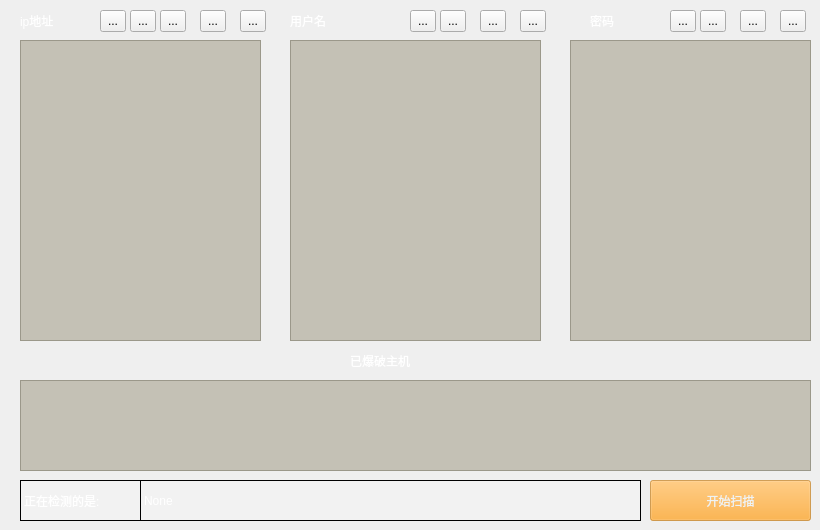
    <widget class="QWidget" name="tab_6">
     <property name="styleSheet">
      <string notr="true">QWidget#tab_6{
border-image: url(:/background/images/background/webscan.jpg);
}</string>
     </property>
     <attribute name="title">
      <string>FTP弱口令检测</string>
     </attribute>
     <widget class="QLabel" name="label_15">
      <property name="geometry">
       <rect>
        <x>290</x>
        <y>10</y>
        <width>51</width>
        <height>21</height>
       </rect>
      </property>
      <property name="styleSheet">
       <string notr="true">color: rgb(255, 255, 255);
font: 18pt &quot;Al Bayan&quot;;</string>
      </property>
      <property name="text">
       <string>用户名</string>
      </property>
     </widget>
     <widget class="QLabel" name="label_16">
      <property name="geometry">
       <rect>
        <x>20</x>
        <y>10</y>
        <width>51</width>
        <height>21</height>
       </rect>
      </property>
      <property name="styleSheet">
       <string notr="true">color: rgb(255, 255, 255);
font: 18pt &quot;Al Bayan&quot;;</string>
      </property>
      <property name="text">
       <string>ip地址</string>
      </property>
     </widget>
     <widget class="QLabel" name="label_17">
      <property name="geometry">
       <rect>
        <x>590</x>
        <y>10</y>
        <width>51</width>
        <height>21</height>
       </rect>
      </property>
      <property name="styleSheet">
       <string notr="true">color: rgb(255, 255, 255);
font: 18pt &quot;Al Bayan&quot;;</string>
      </property>
      <property name="text">
       <string>密码</string>
      </property>
     </widget>
     <widget class="QListWidget" name="ftp_ip_list">
      <property name="geometry">
       <rect>
        <x>20</x>
        <y>40</y>
        <width>241</width>
        <height>301</height>
       </rect>
      </property>
      <property name="acceptDrops">
       <bool>true</bool>
      </property>
      <property name="styleSheet">
       <string notr="true">QListWidget{
	color: rgb(37, 238, 36);
	font: 18pt &quot;.AppleSystemUIFont&quot;;
	background-color: rgba(166, 161, 142, 0.6);
}</string>
      </property>
      <property name="dragEnabled">
       <bool>true</bool>
      </property>
      <property name="dragDropMode">
       <enum>QAbstractItemView::DragDrop</enum>
      </property>
     </widget>
     <widget class="QListWidget" name="ftp_userName_list">
      <property name="geometry">
       <rect>
        <x>290</x>
        <y>40</y>
        <width>251</width>
        <height>301</height>
       </rect>
      </property>
      <property name="acceptDrops">
       <bool>true</bool>
      </property>
      <property name="styleSheet">
       <string notr="true">QListWidget{
	color: rgb(37, 238, 36);
	font: 18pt &quot;.AppleSystemUIFont&quot;;
	background-color: rgba(166, 161, 142, 0.6);
}</string>
      </property>
      <property name="dragDropMode">
       <enum>QAbstractItemView::DropOnly</enum>
      </property>
     </widget>
     <widget class="QListWidget" name="ftp_password_list">
      <property name="geometry">
       <rect>
        <x>570</x>
        <y>40</y>
        <width>241</width>
        <height>301</height>
       </rect>
      </property>
      <property name="acceptDrops">
       <bool>true</bool>
      </property>
      <property name="styleSheet">
       <string notr="true">QListWidget{
	color: rgb(37, 238, 36);
	font: 18pt &quot;.AppleSystemUIFont&quot;;
	background-color: rgba(166, 161, 142, 0.6);
}</string>
      </property>
      <property name="dragDropMode">
       <enum>QAbstractItemView::DropOnly</enum>
      </property>
     </widget>
     <widget class="QPushButton" name="ftp_startScan_btn">
      <property name="enabled">
       <bool>true</bool>
      </property>
      <property name="geometry">
       <rect>
        <x>650</x>
        <y>480</y>
        <width>161</width>
        <height>41</height>
       </rect>
      </property>
      <property name="styleSheet">
       <string notr="true">QPushButton{
	background-color: rgba(254, 162, 28, 0.6);
	color: rgb(238, 243, 243);
	font: 18pt &quot;Al Bayan&quot;;
}
QPushButton:hover{
	background-color: rgba(254, 162, 28, 0.7);
}
QPushButton:pressed{
	background-color: rgba(254, 162, 28, 0.8);
}
</string>
      </property>
      <property name="text">
       <string>开始扫描</string>
      </property>
     </widget>
     <widget class="QLabel" name="label_18">
      <property name="geometry">
       <rect>
        <x>20</x>
        <y>480</y>
        <width>121</width>
        <height>41</height>
       </rect>
      </property>
      <property name="styleSheet">
       <string notr="true">color: rgb(255, 255, 255);
font: 18pt &quot;Al Bayan&quot;;
border:1px solid;
background-color: rgba(255, 255, 255,0.2);</string>
      </property>
      <property name="text">
       <string>正在检测的是:</string>
      </property>
     </widget>
     <widget class="QLabel" name="ftp_curr_Ip_lab">
      <property name="geometry">
       <rect>
        <x>140</x>
        <y>480</y>
        <width>501</width>
        <height>41</height>
       </rect>
      </property>
      <property name="styleSheet">
       <string notr="true">color: rgb(255, 255, 255);
font: 18pt &quot;Al Bayan&quot;;
border:1px solid;
background-color: rgba(255, 255, 255,0.2);</string>
      </property>
      <property name="text">
       <string>None</string>
      </property>
     </widget>
     <widget class="QToolButton" name="ftp_getIp_toolbtn">
      <property name="geometry">
       <rect>
        <x>100</x>
        <y>10</y>
        <width>26</width>
        <height>22</height>
       </rect>
      </property>
      <property name="toolTip">
       <string>&lt;html&gt;&lt;head/&gt;&lt;body&gt;&lt;p&gt;获取ip&lt;/p&gt;&lt;/body&gt;&lt;/html&gt;</string>
      </property>
      <property name="styleSheet">
       <string notr="true">QToolButton{
border-image: url(:/icon/images/icon/get.png);
}

QToolButton:hover{
border:1px solid white;
}</string>
      </property>
      <property name="text">
       <string>...</string>
      </property>
     </widget>
     <widget class="QToolButton" name="ftp_addIp_toolbtn">
      <property name="geometry">
       <rect>
        <x>130</x>
        <y>10</y>
        <width>26</width>
        <height>22</height>
       </rect>
      </property>
      <property name="toolTip">
       <string>&lt;html&gt;&lt;head/&gt;&lt;body&gt;&lt;p&gt;添加ip&lt;/p&gt;&lt;/body&gt;&lt;/html&gt;</string>
      </property>
      <property name="styleSheet">
       <string notr="true">QToolButton{
border-image: url(:/icon/images/icon/add.png);
}
QToolButton:hover{
border:1px solid white;
}</string>
      </property>
      <property name="text">
       <string>...</string>
      </property>
     </widget>
     <widget class="QToolButton" name="ftp_addUser_toolbtn">
      <property name="geometry">
       <rect>
        <x>410</x>
        <y>10</y>
        <width>26</width>
        <height>22</height>
       </rect>
      </property>
      <property name="toolTip">
       <string>&lt;html&gt;&lt;head/&gt;&lt;body&gt;&lt;p&gt;添加用户名&lt;/p&gt;&lt;/body&gt;&lt;/html&gt;</string>
      </property>
      <property name="styleSheet">
       <string notr="true">QToolButton{
border-image: url(:/icon/images/icon/add.png);
}
QToolButton:hover{
border:1px solid white;
}</string>
      </property>
      <property name="text">
       <string>...</string>
      </property>
     </widget>
     <widget class="QToolButton" name="ftp_addPass_toolbtn">
      <property name="geometry">
       <rect>
        <x>670</x>
        <y>10</y>
        <width>26</width>
        <height>22</height>
       </rect>
      </property>
      <property name="toolTip">
       <string>&lt;html&gt;&lt;head/&gt;&lt;body&gt;&lt;p&gt;添加用户名&lt;/p&gt;&lt;/body&gt;&lt;/html&gt;</string>
      </property>
      <property name="styleSheet">
       <string notr="true">QToolButton{
border-image: url(:/icon/images/icon/add.png);
}
QToolButton:hover{
border:1px solid white;
}</string>
      </property>
      <property name="text">
       <string>...</string>
      </property>
     </widget>
     <widget class="QToolButton" name="ftp_delIp_toolbtn">
      <property name="geometry">
       <rect>
        <x>160</x>
        <y>10</y>
        <width>26</width>
        <height>22</height>
       </rect>
      </property>
      <property name="toolTip">
       <string>&lt;html&gt;&lt;head/&gt;&lt;body&gt;&lt;p&gt;删除ip&lt;/p&gt;&lt;/body&gt;&lt;/html&gt;</string>
      </property>
      <property name="styleSheet">
       <string notr="true">QToolButton{
	border-image: url(:/icon/images/icon/devide.png);
}
QToolButton:hover{
border:3px solid white;
}</string>
      </property>
      <property name="text">
       <string>...</string>
      </property>
     </widget>
     <widget class="QToolButton" name="ftp_delUser_toolbtn">
      <property name="geometry">
       <rect>
        <x>440</x>
        <y>10</y>
        <width>26</width>
        <height>22</height>
       </rect>
      </property>
      <property name="toolTip">
       <string>&lt;html&gt;&lt;head/&gt;&lt;body&gt;&lt;p&gt;删除用户名&lt;/p&gt;&lt;/body&gt;&lt;/html&gt;</string>
      </property>
      <property name="styleSheet">
       <string notr="true">QToolButton{
border-image: url(:/icon/images/icon/devide.png);
}
QToolButton:hover{
border:3px solid white;
}</string>
      </property>
      <property name="text">
       <string>...</string>
      </property>
     </widget>
     <widget class="QToolButton" name="ftp_delPass_toolbtn">
      <property name="geometry">
       <rect>
        <x>700</x>
        <y>10</y>
        <width>26</width>
        <height>22</height>
       </rect>
      </property>
      <property name="toolTip">
       <string>&lt;html&gt;&lt;head/&gt;&lt;body&gt;&lt;p&gt;删除用户名&lt;/p&gt;&lt;/body&gt;&lt;/html&gt;</string>
      </property>
      <property name="styleSheet">
       <string notr="true">QToolButton{
border-image: url(:/icon/images/icon/devide.png);
}
QToolButton:hover{
border:3px solid white;
}</string>
      </property>
      <property name="text">
       <string>...</string>
      </property>
     </widget>
     <widget class="QToolButton" name="ftp_selAll_ip_toolbtn">
      <property name="geometry">
       <rect>
        <x>200</x>
        <y>10</y>
        <width>26</width>
        <height>22</height>
       </rect>
      </property>
      <property name="toolTip">
       <string>&lt;html&gt;&lt;head/&gt;&lt;body&gt;&lt;p&gt;全选&lt;/p&gt;&lt;/body&gt;&lt;/html&gt;</string>
      </property>
      <property name="styleSheet">
       <string notr="true">QToolButton{
border-image: url(:/icon/images/icon/check.png);
}

QToolButton:checked{
border-image: url(:/icon/images/icon/checked.png);
}

QToolButton:hover{
border:1px solid white;
}</string>
      </property>
      <property name="text">
       <string>...</string>
      </property>
      <property name="checkable">
       <bool>true</bool>
      </property>
     </widget>
     <widget class="QToolButton" name="ftp_invs_ip_toolbtn">
      <property name="geometry">
       <rect>
        <x>240</x>
        <y>10</y>
        <width>26</width>
        <height>22</height>
       </rect>
      </property>
      <property name="toolTip">
       <string>&lt;html&gt;&lt;head/&gt;&lt;body&gt;&lt;p&gt;反选&lt;/p&gt;&lt;/body&gt;&lt;/html&gt;</string>
      </property>
      <property name="styleSheet">
       <string notr="true">QToolButton{
border-image: url(:/icon/images/icon/invs_check.png);
}
QToolButton:hover{
border:1px solid white;
}</string>
      </property>
      <property name="text">
       <string>...</string>
      </property>
     </widget>
     <widget class="QToolButton" name="ftp_selAll_username_btn">
      <property name="geometry">
       <rect>
        <x>480</x>
        <y>10</y>
        <width>26</width>
        <height>22</height>
       </rect>
      </property>
      <property name="toolTip">
       <string>&lt;html&gt;&lt;head/&gt;&lt;body&gt;&lt;p&gt;全选&lt;/p&gt;&lt;/body&gt;&lt;/html&gt;</string>
      </property>
      <property name="styleSheet">
       <string notr="true">QToolButton{
border-image: url(:/icon/images/icon/check.png);
}

QToolButton:checked{
border-image: url(:/icon/images/icon/checked.png);
}

QToolButton:hover{
border:1px solid white;
}</string>
      </property>
      <property name="text">
       <string>...</string>
      </property>
      <property name="checkable">
       <bool>true</bool>
      </property>
     </widget>
     <widget class="QToolButton" name="ftp_selAll_password_toolbtn">
      <property name="geometry">
       <rect>
        <x>740</x>
        <y>10</y>
        <width>26</width>
        <height>22</height>
       </rect>
      </property>
      <property name="toolTip">
       <string>&lt;html&gt;&lt;head/&gt;&lt;body&gt;&lt;p&gt;全选&lt;/p&gt;&lt;/body&gt;&lt;/html&gt;</string>
      </property>
      <property name="styleSheet">
       <string notr="true">QToolButton{
border-image: url(:/icon/images/icon/check.png);
}

QToolButton:checked{
border-image: url(:/icon/images/icon/checked.png);
}

QToolButton:hover{
border:1px solid white;
}</string>
      </property>
      <property name="text">
       <string>...</string>
      </property>
      <property name="checkable">
       <bool>true</bool>
      </property>
     </widget>
     <widget class="QToolButton" name="ftp_invs_username_btn">
      <property name="geometry">
       <rect>
        <x>520</x>
        <y>10</y>
        <width>26</width>
        <height>22</height>
       </rect>
      </property>
      <property name="toolTip">
       <string>&lt;html&gt;&lt;head/&gt;&lt;body&gt;&lt;p&gt;反选&lt;/p&gt;&lt;/body&gt;&lt;/html&gt;</string>
      </property>
      <property name="styleSheet">
       <string notr="true">QToolButton{
border-image: url(:/icon/images/icon/invs_check.png);
}
QToolButton:hover{
border:1px solid white;
}</string>
      </property>
      <property name="text">
       <string>...</string>
      </property>
     </widget>
     <widget class="QToolButton" name="ftp_invs_pass_btn">
      <property name="geometry">
       <rect>
        <x>780</x>
        <y>10</y>
        <width>26</width>
        <height>22</height>
       </rect>
      </property>
      <property name="toolTip">
       <string>&lt;html&gt;&lt;head/&gt;&lt;body&gt;&lt;p&gt;反选&lt;/p&gt;&lt;/body&gt;&lt;/html&gt;</string>
      </property>
      <property name="styleSheet">
       <string notr="true">QToolButton{
border-image: url(:/icon/images/icon/invs_check.png);
}
QToolButton:hover{
border:1px solid white;
}</string>
      </property>
      <property name="text">
       <string>...</string>
      </property>
     </widget>
     <widget class="QTextBrowser" name="ftp_textBrowser">
      <property name="geometry">
       <rect>
        <x>20</x>
        <y>380</y>
        <width>791</width>
        <height>91</height>
       </rect>
      </property>
      <property name="acceptDrops">
       <bool>false</bool>
      </property>
      <property name="styleSheet">
       <string notr="true">QTextBrowser{
	color: rgb(37, 238, 36);
font: 18pt &quot;Trebuchet MS&quot;;
	background-color: rgba(166, 161, 142, 0.6);
}</string>
      </property>
     </widget>
     <widget class="QLabel" name="label_19">
      <property name="geometry">
       <rect>
        <x>350</x>
        <y>350</y>
        <width>91</width>
        <height>21</height>
       </rect>
      </property>
      <property name="styleSheet">
       <string notr="true">color: rgb(255, 255, 255);
font: 18pt &quot;Al Bayan&quot;;</string>
      </property>
      <property name="text">
       <string>已爆破主机</string>
      </property>
     </widget>
    </widget>
